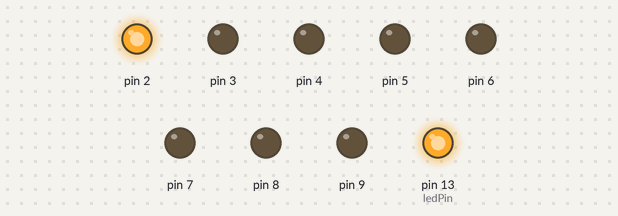
Simulated run of this sketch. Board: Arduino Uno, built with avr-gcc and run on an emulated ATmega328P. Parts: output pins drawn as LEDs (lit = HIGH).

Above: at 0.05 s.
At 0.35 s:
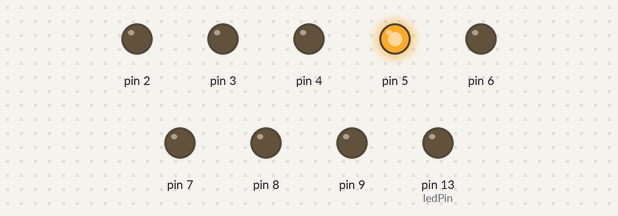
At 0.75 s:
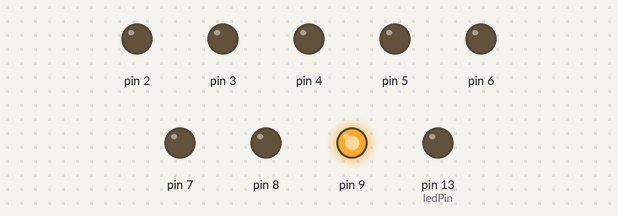
At 1.45 s:
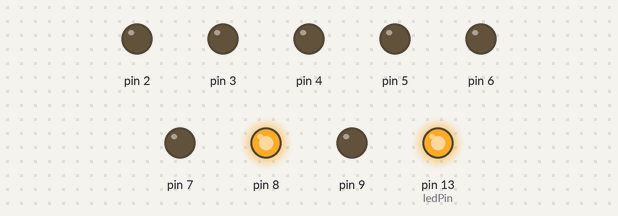
At 2.05 s:
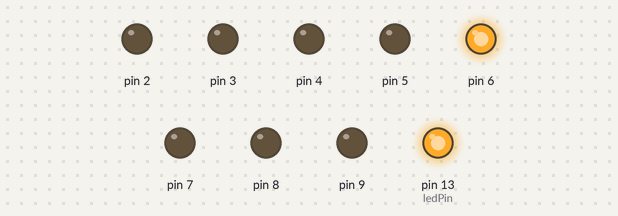
At 2.95 s:
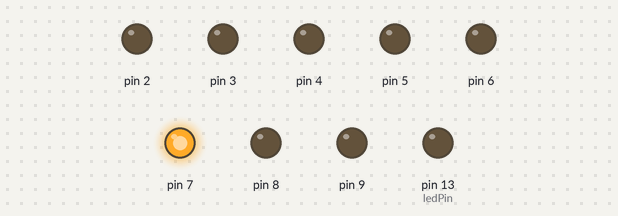
Timing chart, 0 to 3.2 s (numbered marks = the images above):
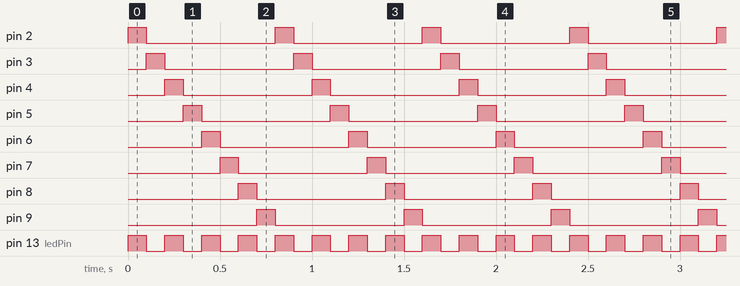

Measured:
- by itself, pin 2–9: alternates HIGH for 0.10 s and LOW for 0.70 s
- by itself, pin 13 (ledPin): alternates HIGH for 0.10 s and LOW for 0.10 s
- by itself, everything shown: repeats every 0.80 s, in 8 steps

The sketch:

timer1_10hz_anim.ino
```cpp
// (licence header left out)
#define ledPin 13
int counter = 0;

void setupTimer() {
  noInterrupts();
  TCCR1A = 0;
  TCCR1B = 0;
  TCNT1  = 0;

  OCR1A = 6249; // 10 Hz
  TCCR1A |= 0;
  TCCR1B |= (1 << WGM12);
  TCCR1B |= (1 << CS12) | (0 << CS11) | (0 << CS10);
  TIMSK1 |= (1 << OCIE1A);
  interrupts();
}

void setup() {
  pinMode(ledPin, OUTPUT);

  for (int i = 2; i < 10; i++)
    pinMode(i, OUTPUT);

  setupTimer();
}

void loop() {
}

ISR(TIMER1_COMPA_vect) {
  digitalWrite(ledPin, digitalRead(ledPin) ^ 1);

  for (int i = 0; i < 8; i++)
    digitalWrite(i + 2, i == counter ? true : false);
  counter++;
  counter %= 8;
}
```
